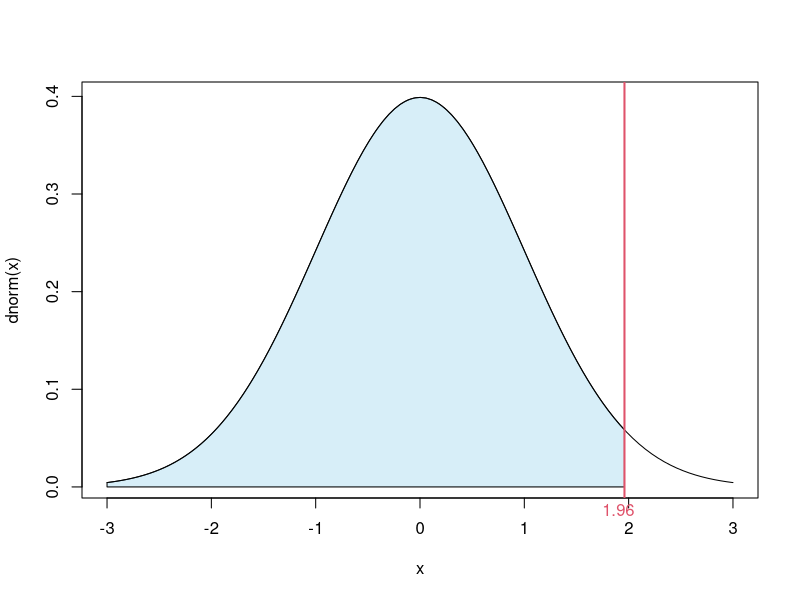
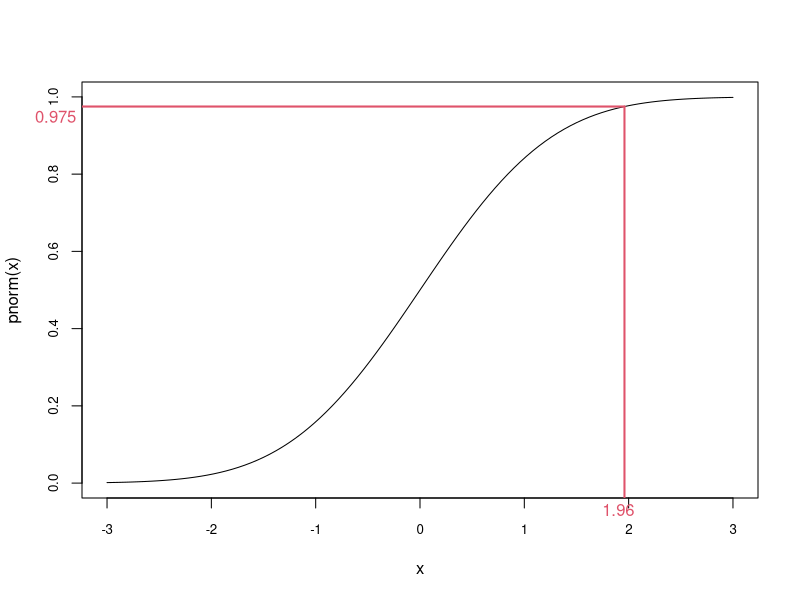
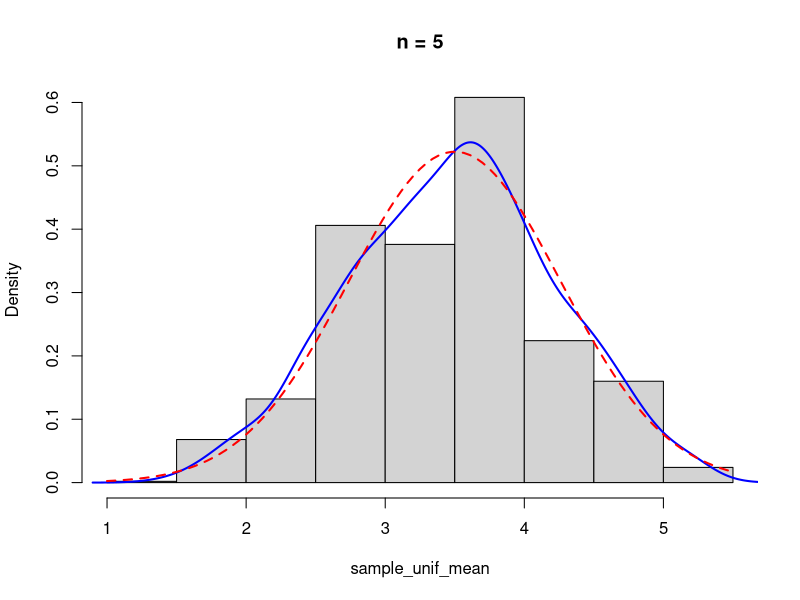
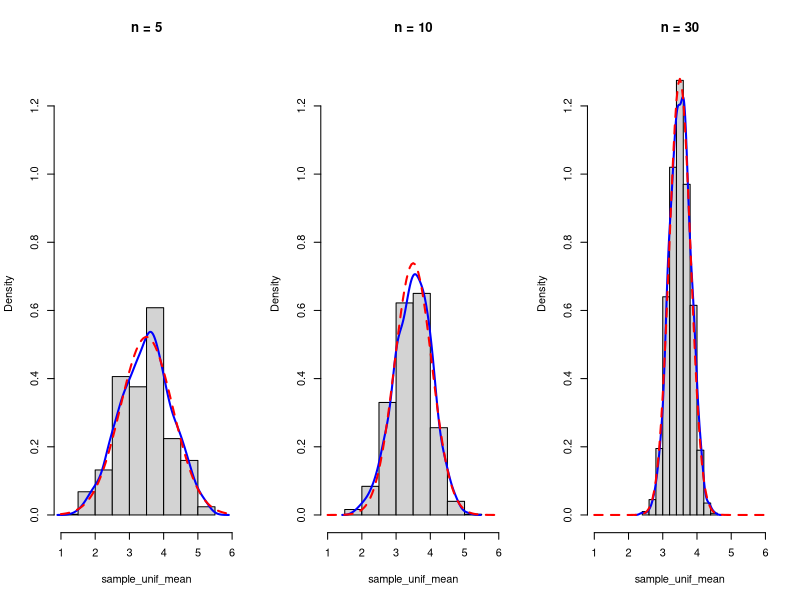
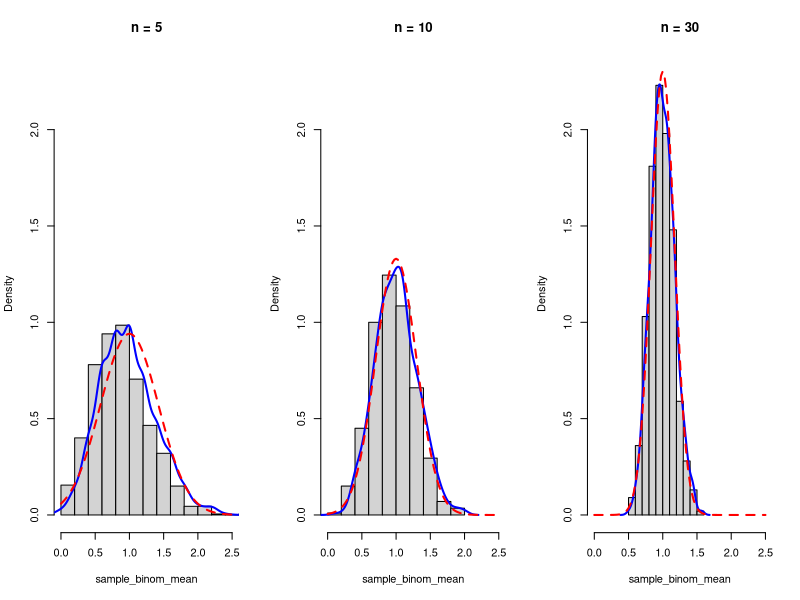
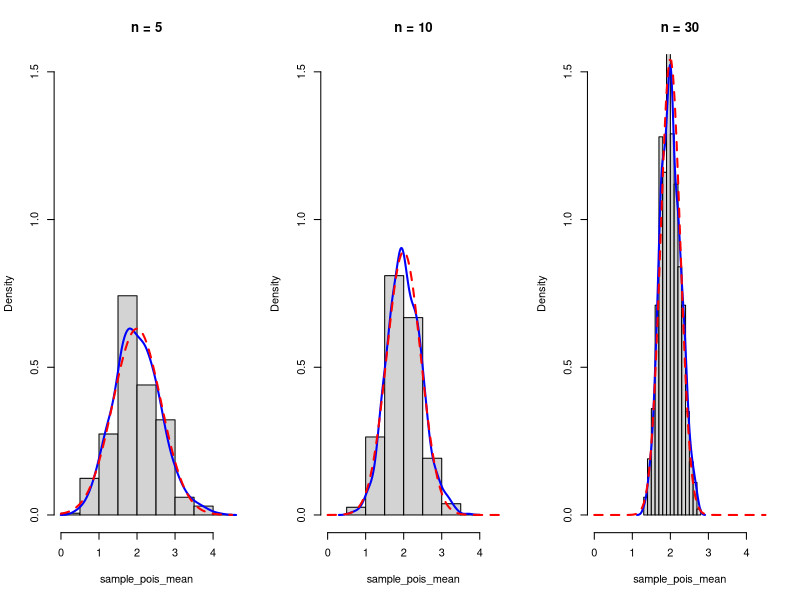

The R script that drew these images, in order:
## ---- chunk 1
#| echo: FALSE
#| fig-width: 6
#| layout-ncol: 2

x <- seq(-3, 1.96, len = 100)
curve(dnorm, -3, 3)
polygon(c(x, rev(x)), c(rep(0, 100), dnorm(rev(x))), col = "#87CEEB55")
abline(v = 1.96, col = 2, lwd = 2)
mtext("1.96", side = 1, at = 1.9, col = 2, line = 0.1)

curve(pnorm, -3, 3, cex.axis = 0.8)
segments(1.96, -1, 1.96, pnorm(1.96), col = 2, lwd = 2)
segments(1.96, pnorm(1.96), -3.5, pnorm(1.96), col = 2, lwd = 2)
mtext("1.96", side = 1, at = 1.9, col = 2, line = 0.1)
mtext("0.975", side = 2, at = 0.95, col = 2, las = 2, line = 0.3)
## ---- chunk 2
pnorm(1.96)
qnorm(0.975)
## ---- chunk 3
set.seed(2025)

n <- 5    # 大小為 n 的獨立樣本
m <- 1000 # 重複抽取 m 次

sample_unif <- matrix(sample(1:6, size = m * n, replace = TRUE),
                      nrow = m, ncol = n)

rownames(sample_unif) <- paste("sample", 1:m, sep = "") 
colnames(sample_unif) <- paste("obs", 1:n, sep = "")

dim(sample_unif)
head(sample_unif)
## ---- chunk 4
sample_unif_mean <- rowMeans(sample_unif)
head(sample_unif_mean)

# Equivalent:
sample_unif_mean <- apply(sample_unif, 1, mean) # 1: by row; 2: by column
head(sample_unif_mean)
## ---- chunk 5
# Standard deviation
head(apply(sample_unif, 1, sd))

# 25th percentile
head(apply(sample_unif, 1, \(x) quantile(x, 0.25)))

# Mean absolute deviation
head(apply(sample_unif, 1, \(x) mean(abs(x - mean(x)))))
## ---- chunk 6
#| fig-width: 5
#| fig-height: 5

hist(sample_unif_mean, prob = TRUE, main = paste("n =", n))
lines(density(sample_unif_mean), col = "blue", lwd = 2)
curve(dnorm(x, mean = 3.5, sd = sqrt(2.917 / n)), add = TRUE,
      col = "red", lwd = 2, lty = 2)
## ---- chunk 7
set.seed(2025)
## ---- chunk 8
#| column: page
#| fig-width: 10
#| fig-height: 3

par(mfrow = c(1, 3))

for(n in c(5, 10, 30)) {
  sample_unif <- matrix(sample(1:6, size = m * n, replace = TRUE),
                        nrow = m, ncol = n)
  sample_unif_mean <- rowMeans(sample_unif)
  hist(sample_unif_mean, prob = TRUE, main = paste("n =", n),
       xlim = c(1, 6), ylim = c(0, 1.3))
  lines(density(sample_unif_mean), col = "blue", lwd = 2)
  curve(dnorm(x, mean = 3.5, sd = sqrt(2.917 / n)), add = TRUE,
        col = "red", lwd = 2, lty = 2)
}
## ---- chunk 9
N <- 10
p <- 0.1
## ---- chunk 10
#| column: page
#| fig-width: 10
#| fig-height: 3

par(mfrow = c(1, 3))

for(n in c(5, 10, 30)) {
  sample_binom <- matrix(rbinom(m * n, size = N, prob = p), # rbinom(n, size, prob)
                         nrow = m, ncol = n)
  sample_binom_mean <- rowMeans(sample_binom)
  hist(sample_binom_mean, prob = TRUE, main = paste("n =", n),
       xlim = c(0, 2.5), ylim = c(0, 2.3))
  lines(density(sample_binom_mean), col = "blue", lwd = 2)
  curve(dnorm(x, mean = N*p, sd = sqrt(N*p*(1-p) / n)), add = TRUE,
        col = "red", lwd = 2, lty = 2)
}
## ---- chunk 11
lambda <- 2
## ---- chunk 12
#| column: page
#| fig-width: 10
#| fig-height: 3

par(mfrow = c(1, 3))

for(n in c(5, 10, 30)) {
  sample_pois <- matrix(rpois(m * n, lambda = lambda), # rpois(n, lambda)
                        nrow = m, ncol = n)
  sample_pois_mean <- rowMeans(sample_pois)
  hist(sample_pois_mean, prob = TRUE, main = paste("n =", n),
       xlim = c(0, 4.5), ylim = c(0, 1.5))
  lines(density(sample_pois_mean), col = "blue", lwd = 2)
  curve(dnorm(x, mean = lambda, sd = sqrt(lambda / n)), add = TRUE,
        col = "red", lwd = 2, lty = 2)
}
## ---- chunk 13
1 - pnorm(26000, mean = 25000, sd = 500)
pnorm(26000, mean = 25000, sd = 500, lower.tail = FALSE)
1 - pnorm(2) # default: mean = 0, sd = 1
pnorm(2, lower.tail = FALSE)
## ---- chunk 14
pnorm(2) - pnorm(-2)
## ---- chunk 15
1 - pt(2, df = 49-1)
## ---- chunk 16
pt(2, df = 49-1) - pt(-2, df = 49-1)
## ---- chunk 17
1 - pbinom(42, 181, 0.12)
pbinom(42, 181, 0.12, lower.tail = FALSE)
sum(dbinom(43:181, 181, 0.12))
## ---- chunk 18
dat <- readxl::read_excel("basketball_team.xls", sheet = "sheet 1")
## ---- chunk 19
head(dat)
## ---- chunk 20
str(dat)
## ---- chunk 21
(xbar <- mean(dat$Height))
(s <- sd(dat$Height))
## ---- chunk 22
qt(1 - 0.05/2, df = 12-1)
## ---- chunk 23
xbar - qt(1-0.05/2, 12-1) * s/sqrt(12)
## ---- chunk 24
xbar + qt(1-0.05/2, 12-1) * s/sqrt(12)
## ---- chunk 25
test_ht <- t.test(dat$Height, conf.level = 0.95)
test_ht
## ---- chunk 26
test_ht$estimate
## ---- chunk 27
test_ht$stderr
## ---- chunk 28
test_ht$conf.int
